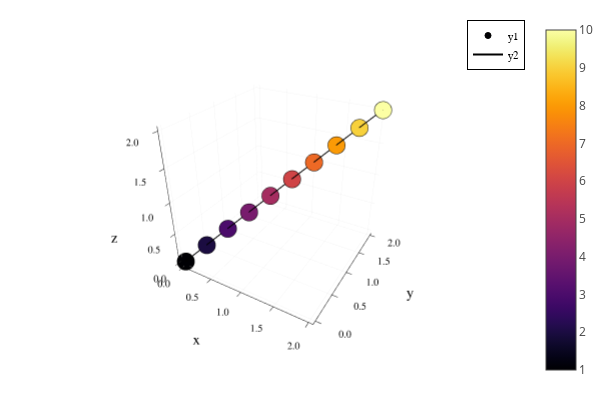

Notebook code for this chart:
### Code cell
p = plot()
plotChainSeries!(P)
display(p)

### Figure 1 — Plotly figure (JSON) as saved in the notebook; plotly's stock layout.template omitted (floating-point values rounded to 4 significant figures; data arrays with more than 128 entries replaced by an {"elided": "..."} marker saying what was removed)
{"data": [{"colorbar": {"title": ""}, "legendgroup": "y1", "marker": {"color": "rgba(0, 0, 4, 1.000)", "line": {"color": "rgba(0, 0, 0, 1.000)", "width": 1}, "size": 6, "symbol": "circle"}, "mode": "markers", "name": "y1", "scene": "scene", "showlegend": true, "type": "scatter3d", "x": [0], "xaxis": "x", "y": [0], "yaxis": "y", "z": [0], "zaxis": "z", "zmax": 10, "zmin": 1}, {"colorbar": {"title": ""}, "legendgroup": "y1", "marker": {"color": "rgba(27, 12, 65, 1.000)", "line": {"color": "rgba(0, 0, 0, 1.000)", "width": 1}, "size": 6, "symbol": "circle"}, "mode": "markers", "name": "y1", "scene": "scene", "showlegend": false, "type": "scatter3d", "x": [0.2114], "xaxis": "x", "y": [0.2415], "yaxis": "y", "z": [0.2137], "zaxis": "z", "zmax": 10, "zmin": 1}, {"colorbar": {"title": ""}, "legendgroup": "y1", "marker": {"color": "rgba(75, 12, 107, 1.000)", "line": {"color": "rgba(0, 0, 0, 1.000)", "width": 1}, "size": 6, "symbol": "circle"}, "mode": "markers", "name": "y1", "scene": "scene", "showlegend": false, "type": "scatter3d", "x": [0.4241], "xaxis": "x", "y": [0.4807], "yaxis": "y", "z": [0.4285], "zaxis": "z", "zmax": 10, "zmin": 1}, {"colorbar": {"title": ""}, "legendgroup": "y1", "marker": {"color": "rgba(120, 28, 109, 1.000)", "line": {"color": "rgba(0, 0, 0, 1.000)", "width": 1}, "size": 6, "symbol": "circle"}, "mode": "markers", "name": "y1", "scene": "scene", "showlegend": false, "type": "scatter3d", "x": [0.6393], "xaxis": "x", "y": [0.7155], "yaxis": "y", "z": [0.6452], "zaxis": "z", "zmax": 10, "zmin": 1}, {"colorbar": {"title": ""}, "legendgroup": "y1", "marker": {"color": "rgba(165, 45, 96, 1.000)", "line": {"color": "rgba(0, 0, 0, 1.000)", "width": 1}, "size": 6, "symbol": "circle"}, "mode": "markers", "name": "y1", "scene": "scene", "showlegend": false, "type": "scatter3d", "x": [0.8577], "xaxis": "x", "y": [0.9445], "yaxis": "y", "z": [0.8645], "zaxis": "z", "zmax": 10, "zmin": 1}, {"colorbar": {"title": ""}, "legendgroup": "y1", "marker": {"color": "rgba(207, 68, 70, 1.000)", "line": {"color": "rgba(0, 0, 0, 1.000)", "width": 1}, "size": 6, "symbol": "circle"}, "mode": "markers", "name": "y1", "scene": "scene", "showlegend": false, "type": "scatter3d", "x": [1.08], "xaxis": "x", "y": [1.167], "yaxis": "y", "z": [1.087], "zaxis": "z", "zmax": 10, "zmin": 1}, {"colorbar": {"title": ""}, "legendgroup": "y1", "marker": {"color": "rgba(237, 105, 37, 1.000)", "line": {"color": "rgba(0, 0, 0, 1.000)", "width": 1}, "size": 6, "symbol": "circle"}, "mode": "markers", "name": "y1", "scene": "scene", "showlegend": false, "type": "scatter3d", "x": [1.306], "xaxis": "x", "y": [1.382], "yaxis": "y", "z": [1.312], "zaxis": "z", "zmax": 10, "zmin": 1}, {"colorbar": {"title": ""}, "legendgroup": "y1", "marker": {"color": "rgba(251, 154, 6, 1.000)", "line": {"color": "rgba(0, 0, 0, 1.000)", "width": 1}, "size": 6, "symbol": "circle"}, "mode": "markers", "name": "y1", "scene": "scene", "showlegend": false, "type": "scatter3d", "x": [1.535], "xaxis": "x", "y": [1.592], "yaxis": "y", "z": [1.54], "zaxis": "z", "zmax": 10, "zmin": 1}, {"colorbar": {"title": ""}, "legendgroup": "y1", "marker": {"color": "rgba(247, 209, 60, 1.000)", "line": {"color": "rgba(0, 0, 0, 1.000)", "width": 1}, "size": 6, "symbol": "circle"}, "mode": "markers", "name": "y1", "scene": "scene", "showlegend": false, "type": "scatter3d", "x": [1.767], "xaxis": "x", "y": [1.797], "yaxis": "y", "z": [1.769], "zaxis": "z", "zmax": 10, "zmin": 1}, {"colorbar": {"title": ""}, "legendgroup": "y1", "marker": {"color": "rgba(252, 255, 164, 1.000)", "line": {"color": "rgba(0, 0, 0, 1.000)", "width": 1}, "size": 6, "symbol": "circle"}, "mode": "markers", "name": "y1", "scene": "scene", "showlegend": false, "type": "scatter3d", "x": [2], "xaxis": "x", "y": [2], "yaxis": "y", "z": [2], "zaxis": "z", "zmax": 10, "zmin": 1}, {"colorbar": {"title": ""}, "hoverinfo": "none", "marker": {"cmax": 10, "cmin": 1, "color": [0.5], "colorscale": {"elided": "256x2 mixed values"}, "opacity": 1e-10, "showscale": true, "size": 1e-10}, "mode": "markers", "name": "y1", "scene": "scene", "showlegend": false, "type": "scatter3d", "x": [0], "xaxis": "x", "y": [0], "yaxis": "y", "z": [0], "zaxis": "z", "zmax": 10, "zmin": 1}, {"colorbar": {"title": ""}, "legendgroup": "y2", "line": {"color": "rgba(0, 0, 0, 1.000)", "dash": "solid", "shape": "linear", "width": 2}, "mode": "lines", "name": "y2", "scene": "scene", "showlegend": true, "type": "scatter3d", "x": [0, 0.2114, 0.4241, 0.6393, 0.8577, 1.08, 1.306, 1.535, 1.767, 2], "xaxis": "x", "y": [0, 0.2415, 0.4807, 0.7155, 0.9445, 1.167, 1.382, 1.592, 1.797, 2], "yaxis": "y", "z": [0, 0.2137, 0.4285, 0.6452, 0.8645, 1.087, 1.312, 1.54, 1.769, 2], "zaxis": "z", "zmax": 10, "zmin": 1}], "layout": {"annotations": [], "height": 400, "legend": {"bgcolor": "rgba(255, 255, 255, 1.000)", "bordercolor": "rgba(0, 0, 0, 1.000)", "borderwidth": 1, "font": {"color": "rgba(0, 0, 0, 1.000)", "family": "sans-serif", "size": 11}, "title": {"font": {"color": "rgba(0, 0, 0, 1.000)", "family": "sans-serif", "size": 15}, "text": ""}, "tracegroupgap": 0, "traceorder": "normal", "x": 1, "xanchor": "auto", "y": 1, "yanchor": "auto"}, "margin": {"b": 20, "l": 0, "r": 0, "t": 20}, "paper_bgcolor": "rgba(255, 255, 255, 1.000)", "plot_bgcolor": "rgba(255, 255, 255, 1.000)", "scene": {"camera": {"eye": {"x": 1.126, "y": -1.95, "z": 1.3}}, "domain": {"x": [0.07647, 0.9934], "y": [0.07581, 0.9902]}, "xaxis": {"gridcolor": "rgba(0, 0, 0, 0.100)", "gridwidth": 0.5, "linecolor": "rgba(0, 0, 0, 1.000)", "mirror": false, "range": [-0.06, 2.06], "showgrid": true, "showline": true, "showticklabels": true, "tickangle": 0, "tickcolor": "rgb(0, 0, 0)", "tickfont": {"color": "rgba(0, 0, 0, 1.000)", "family": "sans-serif", "size": 11}, "tickmode": "array", "ticks": "inside", "ticktext": ["0.0", "0.5", "1.0", "1.5", "2.0"], "tickvals": [0, 0.5, 1, 1.5, 2], "title": "x", "titlefont": {"color": "rgba(0, 0, 0, 1.000)", "family": "sans-serif", "size": 15}, "type": "-", "visible": true, "zeroline": false, "zerolinecolor": "rgba(0, 0, 0, 1.000)"}, "yaxis": {"gridcolor": "rgba(0, 0, 0, 0.100)", "gridwidth": 0.5, "linecolor": "rgba(0, 0, 0, 1.000)", "mirror": false, "range": [-0.06, 2.06], "showgrid": true, "showline": true, "showticklabels": true, "tickangle": 0, "tickcolor": "rgb(0, 0, 0)", "tickfont": {"color": "rgba(0, 0, 0, 1.000)", "family": "sans-serif", "size": 11}, "tickmode": "array", "ticks": "inside", "ticktext": ["0.0", "0.5", "1.0", "1.5", "2.0"], "tickvals": [0, 0.5, 1, 1.5, 2], "title": "y", "titlefont": {"color": "rgba(0, 0, 0, 1.000)", "family": "sans-serif", "size": 15}, "type": "-", "visible": true, "zeroline": false, "zerolinecolor": "rgba(0, 0, 0, 1.000)"}, "zaxis": {"gridcolor": "rgba(0, 0, 0, 0.100)", "gridwidth": 0.5, "linecolor": "rgba(0, 0, 0, 1.000)", "mirror": false, "range": [-0.06, 2.06], "showgrid": true, "showline": true, "showticklabels": true, "tickangle": 0, "tickcolor": "rgb(0, 0, 0)", "tickfont": {"color": "rgba(0, 0, 0, 1.000)", "family": "sans-serif", "size": 11}, "tickmode": "array", "ticks": "inside", "ticktext": ["0.0", "0.5", "1.0", "1.5", "2.0"], "tickvals": [0, 0.5, 1, 1.5, 2], "title": "z", "titlefont": {"color": "rgba(0, 0, 0, 1.000)", "family": "sans-serif", "size": 15}, "type": "-", "visible": true, "zeroline": false, "zerolinecolor": "rgba(0, 0, 0, 1.000)"}}, "showlegend": true, "width": 600}}
